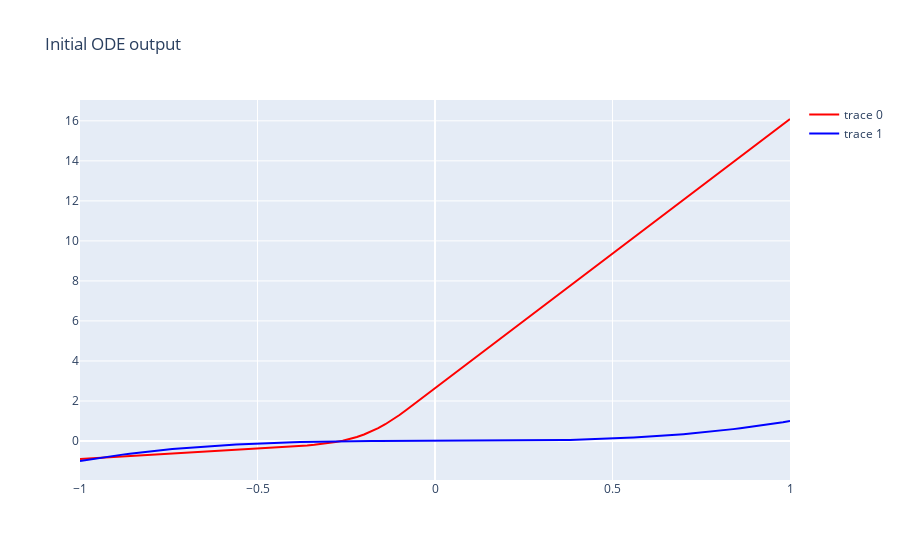
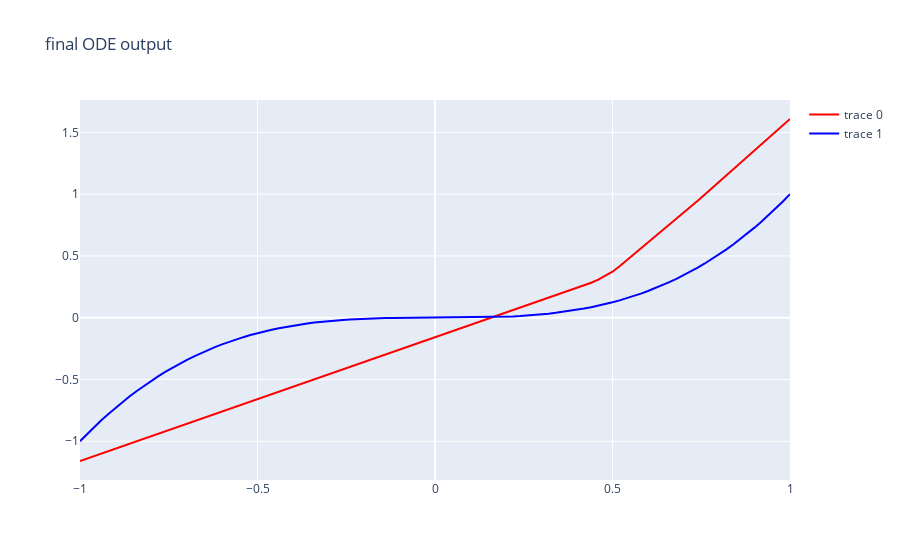
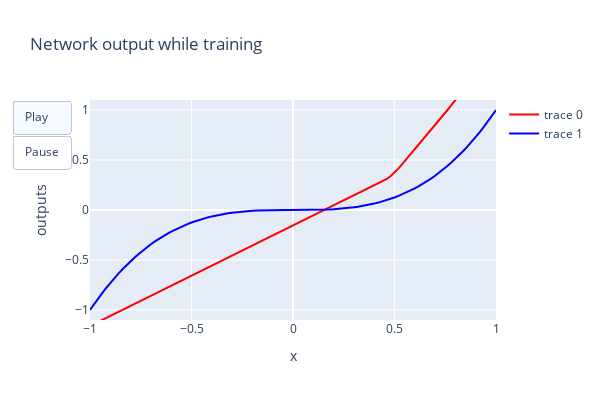

Notebook source saved alongside these figures, in order:
### Code cell
niter = 30

# Pass function to GPU, attach optimiser
func = ODEFunc().to(device)
optimizer = optim.RMSprop(func.parameters(), lr=1e-2)

# Plot initial ODE output
t_gpu = torch.Tensor(np.arange(2)).to(device)
ode_out = odeint(func, x.to(device), t_gpu).cpu().detach().numpy()[1, :][:, 0]
data = [
    go.Scatter(x=x[:, 0], y=ode_out, line_color='red'), 
    go.Scatter(x=x[:, 0], y=y[:, 0], line_color='blue')
]
go.Figure(data, dict(title="Initial ODE output")).show()

data_list = [data]

# Loop over iterations using the differential equation solver (integrator) to
# predict the output using the neural network derivative function, getting the loss, and
# back-propogating the gradient through the ODE solver to the neural net - 
# that's all there is to it
for itr in range(1,  niters + 1):
    optimizer.zero_grad()
    batch_y0, batch_t, batch_y = get_batch()
    pred_y = odeint(func, batch_y0, batch_t).to(device)
    loss = torch.mean(torch.abs(pred_y - batch_y))
    loss.backward()
    optimizer.step()

    if itr %  test_freq == 1:
        with torch.no_grad():
            print('Iter {:04d} | Total Loss {:.6f}'.format(itr, loss.item()))
            
            # Plot current ODE output
            t_gpu = torch.Tensor(np.arange(2)).to(device)
            ode_out = odeint(func, x.to(device), t_gpu).cpu().detach().numpy()[1, :][:, 0]
            data_list = data_list + [[
                go.Scatter(x=x[:, 0], y=ode_out, line_color='red'), 
                go.Scatter(x=x[:, 0], y=y[:, 0], line_color='blue')
            ]]
#             go.Figure(data, dict(title="Current ODE output")).show()

# # Plot final network output
# data = [go.Scatter(
#     x=x[:, 0], y=ODEFunc()(torch.ones(1), torch.ones(1) * x).detach()[:, 0], line_color='red'
# ), go.Scatter(x=x[:, 0], y=y[:, 0], line_color='blue')]
# go.Figure(data, dict(title="Final network output")).show()

# Plot final ODE output
t_gpu = torch.Tensor(np.arange(2)).to(device)
ode_out = odeint(func, x.to(device), t_gpu).cpu().detach().numpy()[1, :][:, 0]
data = [
    go.Scatter(x=x[:, 0], y=ode_out, line_color='red'), 
    go.Scatter(x=x[:, 0], y=y[:, 0], line_color='blue')
]
go.Figure(data, dict(title="final ODE output")).show()

data_list = data_list + [data]

plot_animation(y, data_list)
